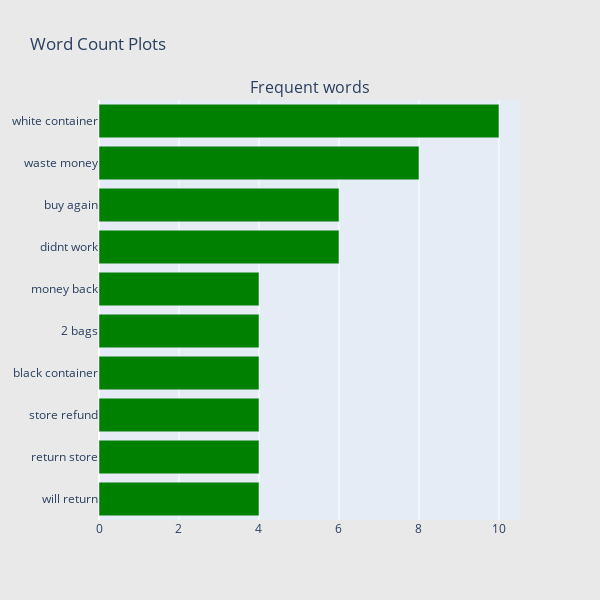

Source (notebook cell):
### Code cell
## Get the bar chart from 1 rated reviews ##
freq_dict = defaultdict(int)
for sent in df_1["review_lower"]:
    for word in generate_ngrams(sent,2):
        freq_dict[word] += 1
fd_sorted = pd.DataFrame(sorted(freq_dict.items(), key=lambda x: x[1])[::-1])
fd_sorted.columns = ["word", "wordcount"]
trace0 = horizontal_bar_chart(fd_sorted.head(10), 'green')

# Creating two subplots
fig = tools.make_subplots(rows=1, cols=1, vertical_spacing=0.04,
                          subplot_titles=["Frequent words"])
fig.append_trace(trace0, 1, 1)
#fig.append_trace(trace1, 1, 2)
fig['layout'].update(height=600, width=600, paper_bgcolor='rgb(233,233,233)', title="Word Count Plots")
py.iplot(fig, filename='word-plots');

### Figure 1 — Plotly figure (JSON) as saved in the notebook; plotly's stock layout.template omitted (floating-point values rounded to 4 significant figures)
{"data": [{"marker": {"color": "green"}, "orientation": "h", "showlegend": false, "x": [4, 4, 4, 4, 4, 4, 6, 6, 8, 10], "xaxis": "x", "y": ["will return", "return store", "store refund", "black container", "2 bags", "money back", "didnt work", "buy again", "waste money", "white container"], "yaxis": "y", "type": "bar"}], "layout": {"annotations": [{"font": {"size": 16}, "showarrow": false, "text": "Frequent words", "x": 0.5, "xanchor": "center", "xref": "paper", "y": 1, "yanchor": "bottom", "yref": "paper"}], "height": 600, "paper_bgcolor": "rgb(233,233,233)", "title": {"text": "Word Count Plots"}, "width": 600, "xaxis": {"anchor": "y", "domain": [0, 1]}, "yaxis": {"anchor": "x", "domain": [0, 1]}}}
